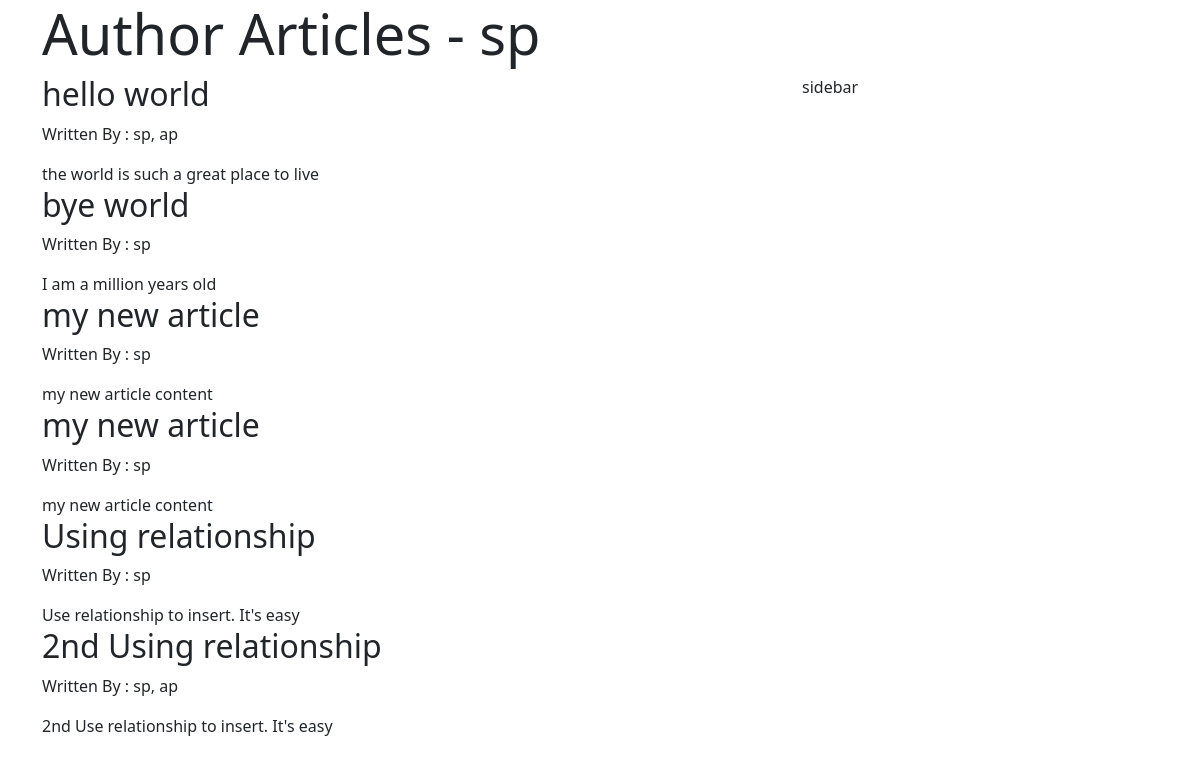
Page /articles_by/sp on the earlier database version.
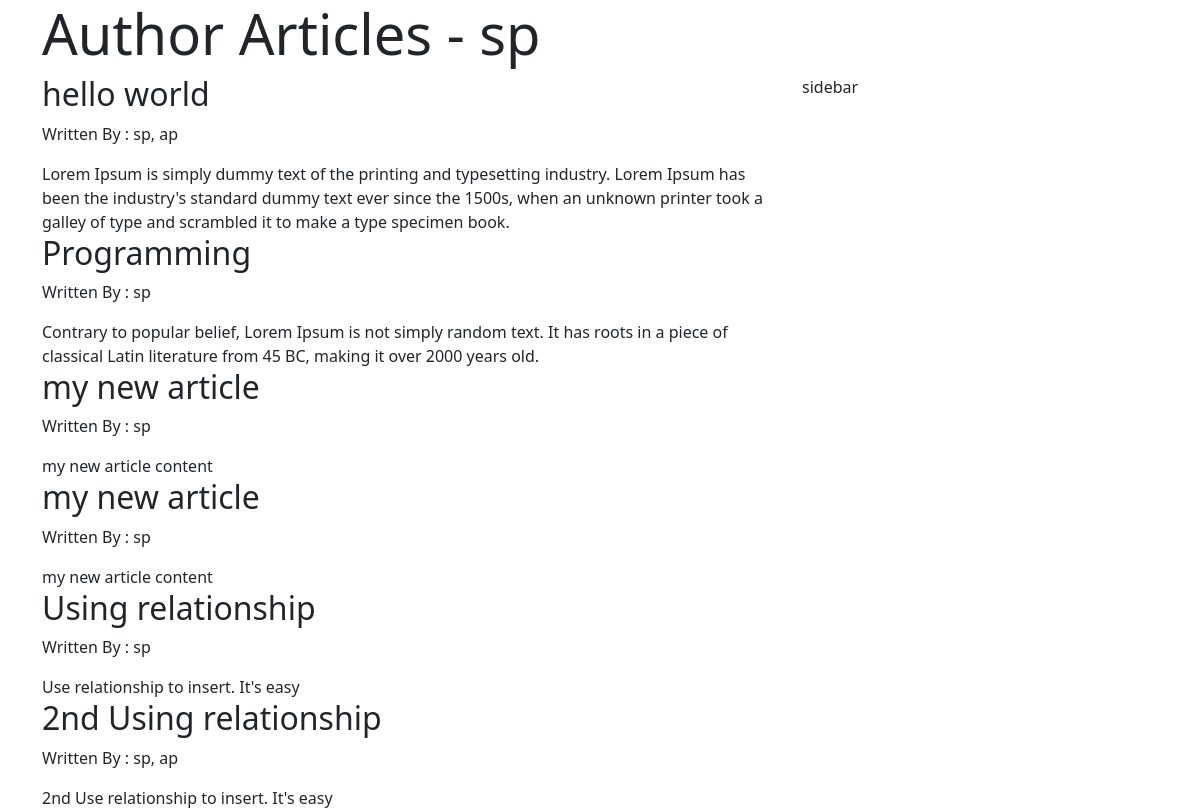
Same page on the later database version.
### application/app.py (models this page shows)
class Article(db.Model):
    __tablename__ = 'article'
    article_id = db.Column(db.Integer, primary_key=True, autoincrement=True)
    title = db.Column(db.String)
    content = db.Column(db.String)
    authors = db.relationship("User", secondary='article_authors')

class User(db.Model):
    __tablename__ = 'user'
    user_id = db.Column(db.Integer, autoincrement=True, primary_key=True)
    username = db.Column(db.String, unique=True)
    email = db.Column(db.String, unique=True)

### application/app.py (the view)
@app.route("/articles_by/<user_name>", methods = ["GET", "POST"])
def articles_by_author(user_name):
    articles = Article.query.filter(Article.authors.any(username = user_name))
    return render_template("articles_by_author.html", articles = articles, username = user_name)

### templates/articles_by_author.html (shortened to what this page needs)
<!DOCTYPE html>
<html lang="en">
<head>
    <link href="https://cdn.jsdelivr.net/npm/bootstrap@5.3.2/dist/css/bootstrap.min.css" rel="stylesheet"
 />
</head>
<body>
    <div class="container">
        <div class="jumbotron">
            <h1 class="display-4">Author Articles - {{ username }}</h1>
        </div>
        <div class="row">
            <div class="col-md-8">
                {% for article in articles %}
                <div class="article">
                    <h2>{{ article["title"]}}</h2>
                    <p>Written By :
                        {% for author in article["authors"] %}
                        {{ author['username']}}{% if not loop.last %},{% endif %}
                        {% endfor %}
                    </p>
                    <div class="content">{{ article["content"]}}</div>
                </div>
                {% endfor %}
            </div>
            <div class="col-md-4">sidebar</div>
        </div>
    </div>
</body>
</html>

Differences in the rows shown:
removed Article: title "bye world", content "I am a million years old", User (username "sp")
changed Article "hello world": content "the world is such a great place to live" → "Lorem Ipsum is simply dummy text of the printing and typesetting industry. Lorem Ipsum has been the industry's standard dummy text ever since the 1500s, when an unknown printer took a galley of type and scrambled it to make a type specimen book."
added Article: title "Programming", content "Contrary to popular belief, Lorem Ipsum is not simply random text. It has roots in a piece of classical Latin literature from 45 BC, making it over 2000 years old.", User (username "sp")
